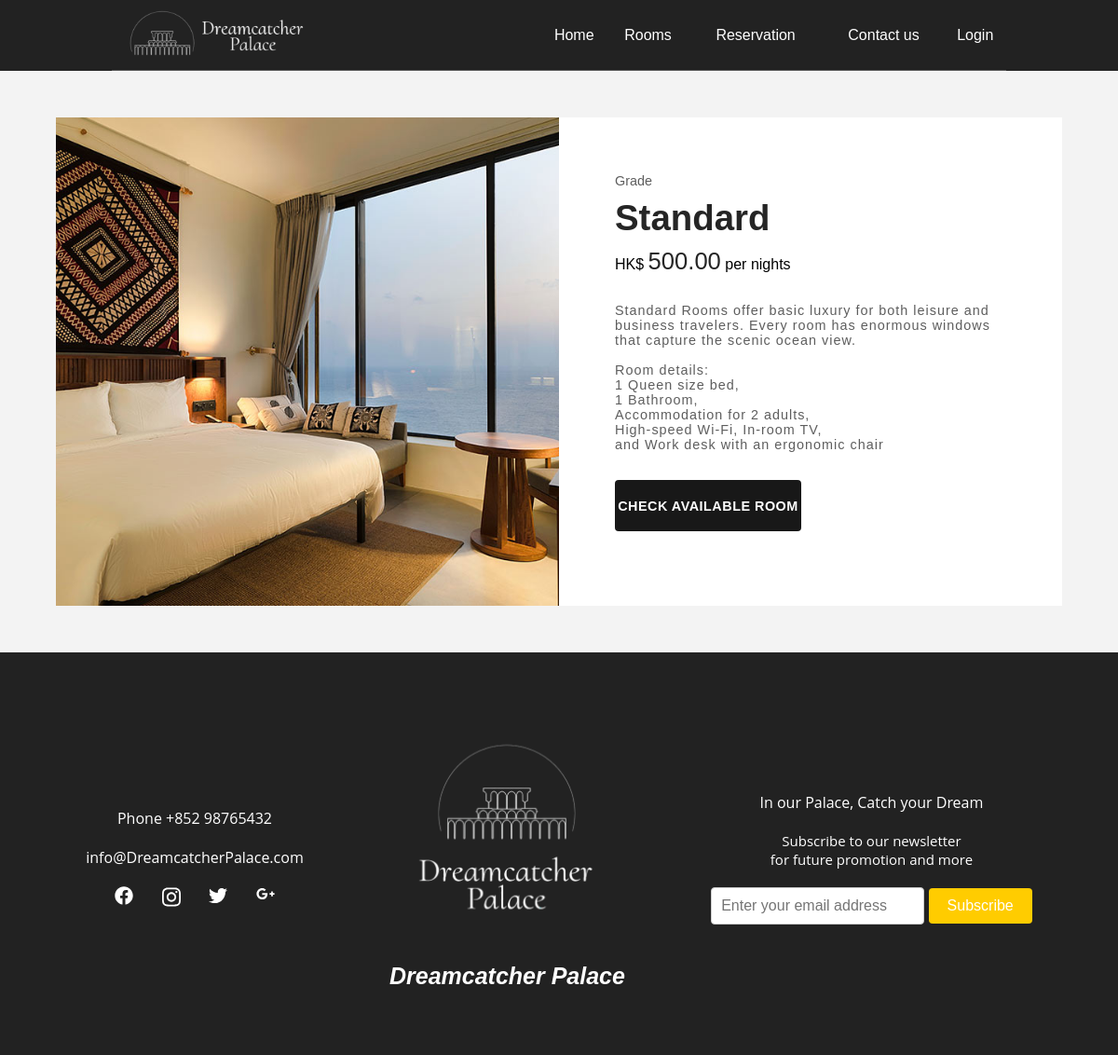
The page /rooms.php?roomGrade=Standard on the database its author committed.
### tables this page shows
CREATE TABLE `room_details` (
  `roomGrade` varchar(20) NOT NULL,
  `roomSpec` varchar(600) NOT NULL,
  `roomPrice` decimal(10,2) NOT NULL,
  `roomIMG` text NOT NULL
);

### rooms.php (the view, shortened to what this page needs)
<?php
if (isset($_GET['roomGrade'])) {
	include 'DBconn.php';
	$roomGrade = mysqli_real_escape_string($conn, $_GET['roomGrade']);
	$sql = "SELECT * FROM room_details WHERE roomGrade = '$roomGrade'";
	$result = mysqli_query($conn, $sql);
	$row = mysqli_fetch_assoc($result);
} else {
	echo "
			<script>
				window.location.href='home.php';
			</script>
		";
}
?>
<!DOCTYPE html>
<html>
<head>
	<link rel="stylesheet" href="static/css/roomDetail.css">
</head>
<body>
	<?php include "navbar.php"; ?>
	<section id="room-page">
		<div class="room-details">
			<div class="room-img">
				<div class="swiper mySwiper">
					<div class="swiper-slide">
						<?php
						echo "<img src='static/img/rooms/{$row['roomIMG']}' />";
						?>
					</div>
				</div>
			</div>
			<div class="room-text">
				<?php
				echo "
						<span class=\"room-category\">Grade</span>
						<h3>{$row['roomGrade']}</h3>
                                                HK$ <span class=\"room-price\">{$row['roomPrice']}</span> per nights
                    ";
				$spec = $row['roomSpec'];
				echo "<p>" . nl2br($spec) . "</p>";
				?>
				<div class="room-button">
					<a href="reservation.php?roomGrade=<?php echo $row['roomGrade'] ?>" class="add-room-btn">Check Available
						Room</a>
				</div>
			</div>
		</div>
	</section>
	<?php include "footer.php"; ?>
</body>
</html>

### static/css/roomDetail.css (style rules this page uses)
* { margin: 0px; padding: 0px; box-sizing: border-box; font-family: poppins; }
a { text-decoration: none; }
body { background-color: #f3f3f3; }
.room-details { max-width: 1200px; width: 90%; display: grid; grid-template-columns: 1fr 1fr; margin: 50px auto; }
.room-img { width: 100%; background-color: #e3e3e3; position: relative; overflow: hidden; }
.room-text { background-color: #ffffff; padding: 60px; position: relative; }
.room-text .room-category { color: #5e5e5e; font-size: 0.9rem; }
.room-text h3 { color: #252525; font-size: 2.4rem; font-weight: 600; margin: 10px 0px; }
.room-text .room-price { font-size: 1.6rem; color: #252525; font-weight: 500; }
.room-text p { margin: 30px 0px; color: #5e5e5e; letter-spacing: 1px; font-size: 0.9rem; }
.room-button { display: grid; grid-template-columns: 1fr 1fr; margin: 30px 0px; margin-bottom: 20px; grid-gap: 20px; }
.room-button a { width: 100%; height: 55px; display: flex; justify-content: center; align-items: center; text-align:center; text-transform: uppercase; font-weight: 600; letter-spacing: 0.5px; font-size: 0.9rem; border-radius: 4px; }
.room-button .add-room-btn { background-color: #181818; color: #ffffff; }
.mySwiper { height: 100%; width: 100%; max-width: 100%; }
.swiper-slide img { width: 100%; height: 100%; object-fit: cover; object-position: center; display: flex !important; }

### navbar.php (style rules this page uses)
* { padding: 0; margin: 0; -webkit-box-sizing: border-box; -moz-box-sizing: border-box; box-sizing: border-box; text-decoration: none; font-family: arial, tahoma; list-style: none; }

### footer.php (style rules this page uses)
body { font-family: 'Alegreya Sans', sans-serif; }

### rows shown on the page
room_details: roomIMG (picture), roomGrade "Standard", roomPrice "500.00", roomSpec "Standard Rooms offer basic luxury for both leisure and business travelers. Every room has enormous windows that capture the scenic ocean view. Room details: 1 Queen size bed, 1 Bathroom, Accommodation for 2 adults, High-speed Wi-Fi, In-room TV, and Work desk with an ergonomic chair"
